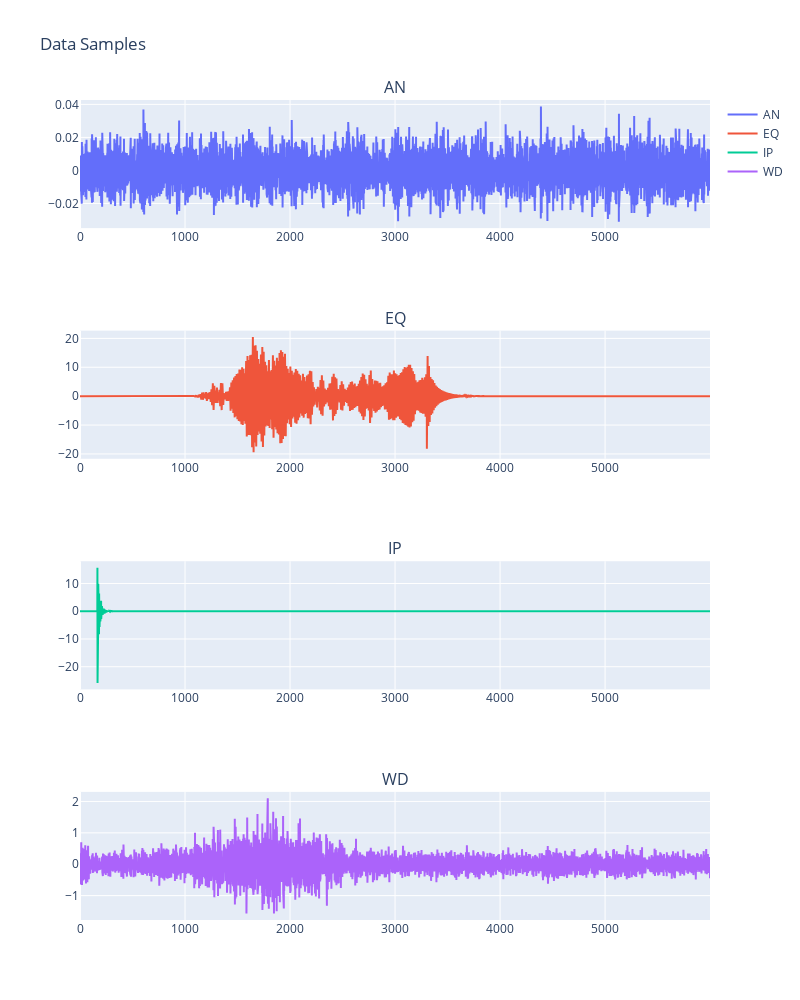

Notebook code cell kept with this figure:
### Code cell
# plot data samples
selected_samples = np.arange(0, num_events, 1) * int(Data.shape[0]/num_events)
print("Selected Samples: ", selected_samples)

# use plotly to plot data samples
fig = make_subplots(rows=4, cols=1, subplot_titles=event_types)

for i in range(num_events):
    fig.add_trace(go.Scatter(x=np.arange(0, 6000, 1), y=Data[selected_samples[i], :], mode = 'lines', name=event_types[i]),
                  row=i + 1, col=1)
    
fig.update_layout(height=1000, width=800, title_text="Data Samples")
fig.show()

### Figure 1 — Plotly figure (JSON) as saved in the notebook; plotly's stock layout.template omitted (floating-point values rounded to 4 significant figures; data arrays with more than 128 entries replaced by an {"elided": "..."} marker saying what was removed)
{"data": [{"mode": "lines", "name": "AN", "type": "scatter", "x": {"elided": "6000 int values"}, "xaxis": "x", "y": {"elided": "6000 float values"}, "yaxis": "y"}, {"mode": "lines", "name": "EQ", "type": "scatter", "x": {"elided": "6000 int values"}, "xaxis": "x2", "y": {"elided": "6000 float values"}, "yaxis": "y2"}, {"mode": "lines", "name": "IP", "type": "scatter", "x": {"elided": "6000 int values"}, "xaxis": "x3", "y": {"elided": "6000 float values"}, "yaxis": "y3"}, {"mode": "lines", "name": "WD", "type": "scatter", "x": {"elided": "6000 int values"}, "xaxis": "x4", "y": {"elided": "6000 float values"}, "yaxis": "y4"}], "layout": {"annotations": [{"font": {"size": 16}, "showarrow": false, "text": "AN", "x": 0.5, "xanchor": "center", "xref": "paper", "y": 1, "yanchor": "bottom", "yref": "paper"}, {"font": {"size": 16}, "showarrow": false, "text": "EQ", "x": 0.5, "xanchor": "center", "xref": "paper", "y": 0.7188, "yanchor": "bottom", "yref": "paper"}, {"font": {"size": 16}, "showarrow": false, "text": "IP", "x": 0.5, "xanchor": "center", "xref": "paper", "y": 0.4375, "yanchor": "bottom", "yref": "paper"}, {"font": {"size": 16}, "showarrow": false, "text": "WD", "x": 0.5, "xanchor": "center", "xref": "paper", "y": 0.1562, "yanchor": "bottom", "yref": "paper"}], "height": 1000, "title": {"text": "Data Samples"}, "width": 800, "xaxis": {"anchor": "y", "domain": [0, 1]}, "xaxis2": {"anchor": "y2", "domain": [0, 1]}, "xaxis3": {"anchor": "y3", "domain": [0, 1]}, "xaxis4": {"anchor": "y4", "domain": [0, 1]}, "yaxis": {"anchor": "x", "domain": [0.8438, 1]}, "yaxis2": {"anchor": "x2", "domain": [0.5625, 0.7188]}, "yaxis3": {"anchor": "x3", "domain": [0.2812, 0.4375]}, "yaxis4": {"anchor": "x4", "domain": [0, 0.1562]}}}
